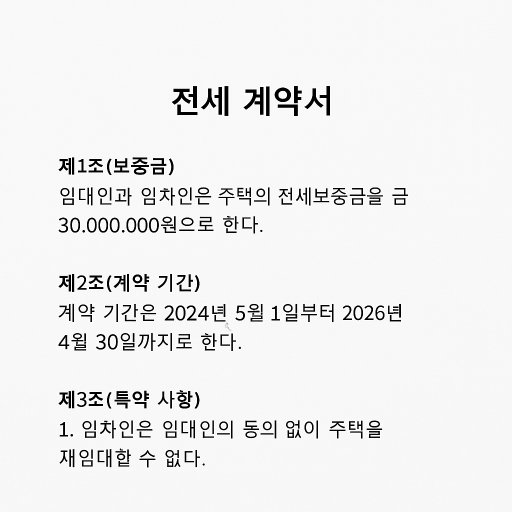
#> input picture python/sample_contract.jpg, 1024 x 1024 px (shown at 1/2 size)
$ python -i ocr.py   (imports and definitions only)
#> lines starting #> are read from the running program, lines starting #| are printed output that depends on the picture; after the words box and inside, x2 and y2 are one past the last pixel; in counts of white or black regions, pixels touching at a corner belong together
#> further down, picture is the input picture: shape (1024, 1024, 3); mean B, G, R 238.4, 238.4, 238.4
# [53 lines of commented-out code are left out]

from PIL import Image
import pytesseract
import io
import cv2
import numpy as np

# Tesseract 실행 경로 설정 (Windows용)
pytesseract.pytesseract.tesseract_cmd = r'C:\Program Files\Tesseract-OCR\tesseract.exe'

def preprocess_for_ocr(image_cv: np.ndarray, char_height_hint=25, original_char_height=58) -> np.ndarray:
    # 1. 그레이스케일
#> called with char_height_hint = 25, original_char_height = 58
    gray = cv2.cvtColor(image_cv, cv2.COLOR_BGR2GRAY)

    # 2. 이진화 (Otsu)
    _, binary = cv2.threshold(gray, 0, 255, cv2.THRESH_BINARY + cv2.THRESH_OTSU)
#> binary: shape (1024, 1024); 96% white; 268 black regions (12 under 20 px), largest, box (x1, y1, x2, y2) and area: (487, 174, 527, 230) 923, (344, 177, 382, 209) 546, (549, 175, 582, 204) 529

    # 3. 글자 크기에 맞춰 리사이즈
    scale = char_height_hint / original_char_height  # ex: 25 / 58 ≈ 0.43
    resized = cv2.resize(binary, None, fx=scale, fy=scale, interpolation=cv2.INTER_AREA)
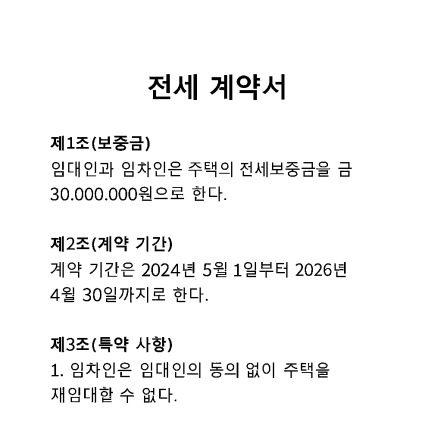
#> resized: shape (441, 441); min 0, max 255, mean 244.8

    # 4. 다시 2배 확대 (Tesseract 최적화)
    resized = cv2.resize(resized, None, fx=2, fy=2, interpolation=cv2.INTER_LINEAR)
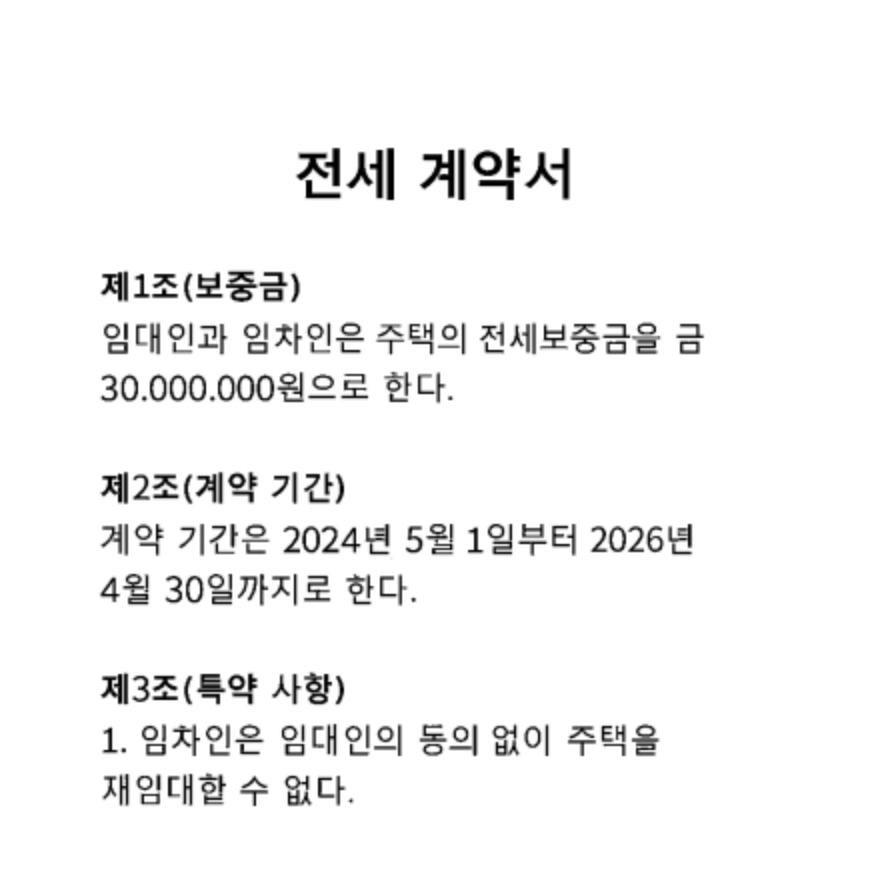
#> resized: shape (882, 882); min 0, max 255, mean 244.8

    return resized

def extract_text_from_image(image_bytes: bytes) -> str:
    # 이미지 로딩
    image = Image.open(io.BytesIO(image_bytes))
    image_cv = cv2.cvtColor(np.array(image), cv2.COLOR_RGB2BGR)

    # OCR 최적화를 위한 전처리
    processed = preprocess_for_ocr(image_cv)

    # (선택) 디버깅용 저장
    # cv2.imwrite("debug_processed.jpg", processed)

    # PIL 변환 후 OCR 실행
    processed_pil = Image.fromarray(processed)
    custom_config = r'--oem 3 --psm 6'  # 필요한 경우 psm 변경 가능

    text = pytesseract.image_to_string(processed_pil, lang='kor', config=custom_config)

    print(text)
    return text.strip()

>>> import cv2
>>> picture = cv2.imread('sample_contract.jpg')
>>> result = preprocess_for_ocr(picture)
